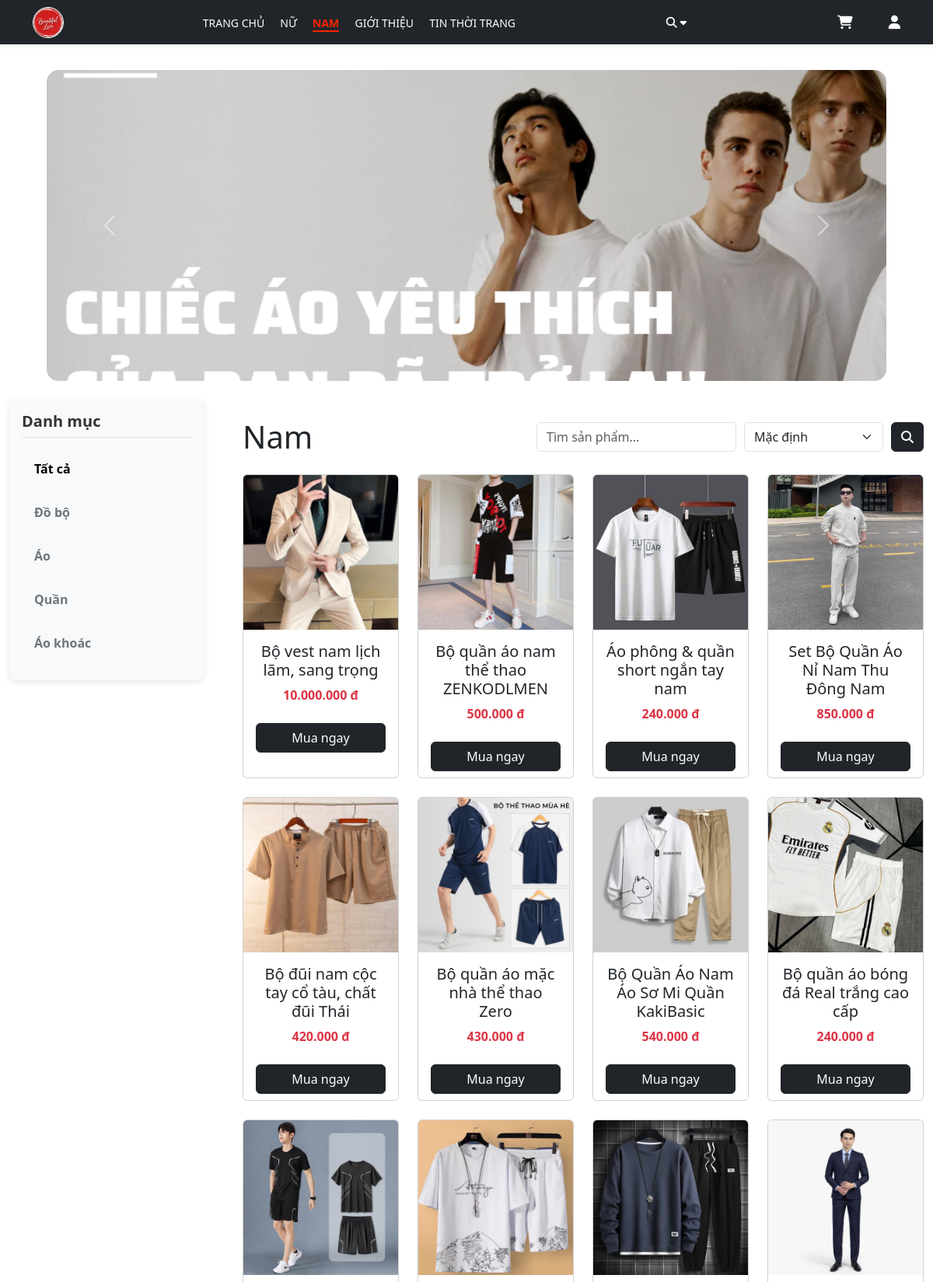
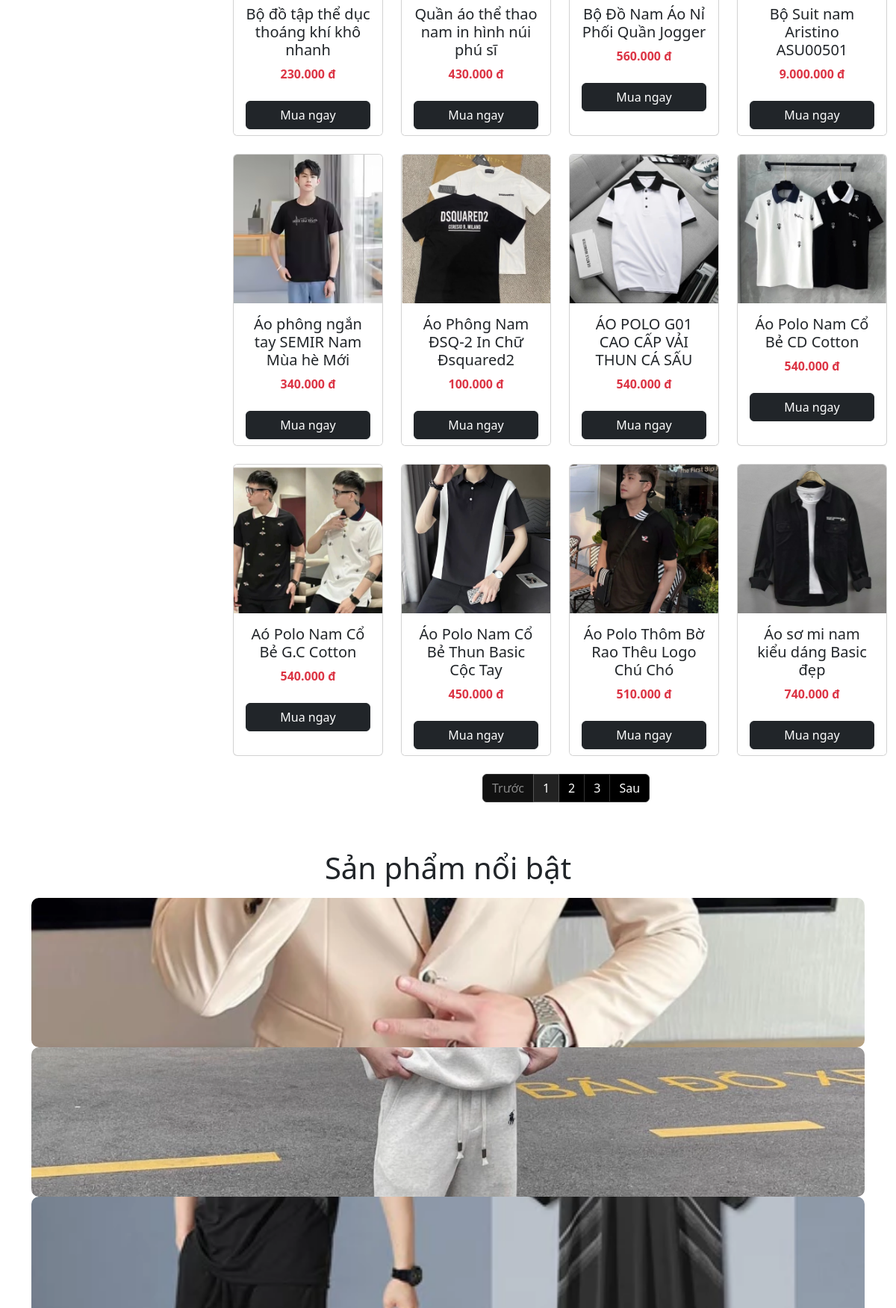
Page /category/boy.php (upper part) on the committed database (2 pictures, top to bottom).
### tables this page shows
CREATE TABLE `banner` (
  `id` int(11) NOT NULL,
  `img_url` varchar(255) NOT NULL,
  `sex` varchar(255) NOT NULL
);

CREATE TABLE `pd_boy` (
  `img_id` int(11) NOT NULL,
  `img_name` varchar(255) NOT NULL,
  `img_url` varchar(255) NOT NULL,
  `img_price` int(255) NOT NULL,
  `img_caption` text NOT NULL,
  `img_product` int(11) NOT NULL,
  `img_status` enum('good','not') NOT NULL
);

### category/boy.php (the view, shortened to what this page needs)
<?php
include 'connect.php';
$product_type = isset($_GET['type']) ? (int)$_GET['type'] : 0;
$sort = isset($_GET['sort']) ? $_GET['sort'] : 'default';
$search = isset($_GET['search']) ? trim($_GET['search']) : '';
$page = isset($_GET['page']) ? (int)$_GET['page'] : 1;
$sort_sql = "";
switch ($sort) {
    default: $sort_sql = ""; break;
}
$where = "1";
$products_per_page = 20;
$sql_count = "SELECT COUNT(*) AS total FROM pd_boy WHERE $where";
$total_products = $conn->query($sql_count)->fetch_assoc()['total'];
$total_pages = ceil($total_products / $products_per_page);
$offset = ($page - 1) * $products_per_page;
$sql_sp = "SELECT img_id, img_name, img_url, img_price FROM pd_boy WHERE $where $sort_sql LIMIT $products_per_page OFFSET $offset";
$res_sp = $conn->query($sql_sp);
?>
<!DOCTYPE html>
<html lang="vi">
<head>
    <link rel="stylesheet" href="https://cdnjs.cloudflare.com/ajax/libs/font-awesome/6.5.2/css/all.min.css">
    <link rel="stylesheet" href="https://cdn.jsdelivr.net/npm/bootstrap@5.3.0/dist/css/bootstrap.min.css">
    <link rel="stylesheet" href="../style/main.css">
    <link rel="stylesheet" href="https://cdn.jsdelivr.net/npm/swiper@9/swiper-bundle.min.css"/>
</head>
<body>
<div>
<?php include 'header.php'; ?>
<main style="padding-top:90px;">
    <div id="carouselExample" class="carousel slide custom-slide" data-bs-ride="carousel" data-bs-interval="3000">
        <div class="carousel-inner">
            <?php
            $sql_banner = "SELECT id,img_url FROM banner WHERE sex IN ('boy','unisex')";
            $res_banner = $conn->query($sql_banner);
            $first = true;
            if ($res_banner && $res_banner->num_rows > 0) {
                while ($row = $res_banner->fetch_assoc()) {
                    $active = $first ? 'active' : '';
                    $first = false;
                    echo "<div class='carousel-item $active'><img src='{$row['img_url']}' alt='Banner'></div>";
                }
            } else {
                echo "<div class='carousel-item active'><img src='default.jpg' alt='Banner'></div>";
            }
            ?>
        </div>
        <button class="carousel-control-prev" type="button" data-bs-target="#carouselExample" data-bs-slide="prev">
            <span class="carousel-control-prev-icon"></span>
        </button>
        <button class="carousel-control-next" type="button" data-bs-target="#carouselExample" data-bs-slide="next">
            <span class="carousel-control-next-icon"></span>
        </button>
    </div>
    <div class="container-fluid mt-4">
        <div class="row">
            <div class="col-md-3">
                <div class="vertical-nav-outer">
                    <div class="vertical-nav-container">
                        <h3 class="nav-title">Danh mục</h3>
                        <ul class="nav flex-column fw-bold">
                            <li class="nav-item">
                                <a class="nav-link <?=($product_type==0)?'active':''?>" href="?type=0&search=<?=urlencode($search)?>&sort=<?=$sort?>">Tất cả</a>
                            </li>
                            <li class="nav-item">
                                <a class="nav-link <?=($product_type==1)?'active':''?>" href="?type=1&search=<?=urlencode($search)?>&sort=<?=$sort?>">Đồ bộ</a>
                            </li>
                            <li class="nav-item">
                                <a class="nav-link <?=($product_type==2)?'active':''?>" href="?type=2&search=<?=urlencode($search)?>&sort=<?=$sort?>">Áo</a>
                            </li>
                            <li class="nav-item">
                                <a class="nav-link <?=($product_type==3)?'active':''?>" href="?type=3&search=<?=urlencode($search)?>&sort=<?=$sort?>">Quần</a>
                            </li>
                            <li class="nav-item">
                                <a class="nav-link <?=($product_type==4)?'active':''?>" href="?type=4&search=<?=urlencode($search)?>&sort=<?=$sort?>">Áo khoác</a>
                            </li>
                        </ul>
                    </div>
                </div>
            </div>
            <div class="col-md-9">
                <div class="d-flex justify-content-between align-items-center my-4 flex-wrap">
                    <h1 class="my-0">Nam</h1>
                    <form method="get" class="d-flex align-items-center" style="gap:10px; flex-wrap: nowrap;">
                        <input type="text" name="search" class="form-control"
                            placeholder="Tìm sản phẩm..."
                            value="<?=htmlspecialchars($search)?>" style="min-width:200px;">
                        <select name="sort" class="form-select" style="width:auto;">
                            <option value="default" <?=($sort=='default')?'selected':''?>>Mặc định</option>
                        </select>
                        <button type="submit" class="btn btn-dark"><i class="fa fa-search"></i></button>
                    </form>
                </div>
                <div class="row">
                    <?php
                    if ($res_sp && $res_sp->num_rows > 0) {
                        while ($row = $res_sp->fetch_assoc()) {
                            echo '<div class="col-md-3 col-sm-6 mb-4">';
                            echo '  <div class="card h-100">';
                            echo '      <a href="pay.php?id='.$row['img_id'].'&table=pd_boy" class="text-decoration-none text-dark">';
                            echo '          <img src="'.$row['img_url'].'" class="card-img-top" alt="'.$row['img_name'].'">';
                            echo '          <div class="card-body text-center">';
                            echo '              <h5 class="card-title">'.$row['img_name'].'</h5>';
                            echo '              <p class="card-text text-danger"><strong>'.number_format($row['img_price'],0,",",".").' đ</strong></p>';
                            echo '          </div>';
                            echo '      </a>';
                            echo '      <div class="card-footer bg-white border-0 text-center">';
                            echo '          <a href="pay.php?id='.$row['img_id'].'&table=pd_boy" class="btn btn-dark w-100">Mua ngay</a>';
                            echo '      </div>';
                            echo '  </div>';
                            echo '</div>';
                        }
                    } else {
                        echo "<p class='text-center'>Không tìm thấy sản phẩm phù hợp.</p>";
                    }
                    ?>
                </div>
                <?php if ($total_pages > 1): ?>
                    <nav>
                        <ul class="pagination justify-content-center">
                            <li class="page-item <?=($page<=1)?'disabled':''?>">
                                <a class="page-link" href="?type=<?=$product_type?>&search=<?=urlencode($search)?>&sort=<?=$sort?>&page=<?=$page-1?>">Trước</a>
                            </li>
                            <?php for($i=1;$i<=$total_pages;$i++): ?>
                                <li class="page-item <?=($i==$page)?'active':''?>">
                                    <a class="page-link" href="?type=<?=$product_type?>&search=<?=urlencode($search)?>&sort=<?=$sort?>&page=<?=$i?>"><?=$i?></a>
                                </li>
                            <?php endfor; ?>
                            <li class="page-item <?=($page>=$total_pages)?'disabled':''?>">
                                <a class="page-link" href="?type=<?=$product_type?>&search=<?=urlencode($search)?>&sort=<?=$sort?>&page=<?=$page+1?>">Sau</a>
                            </li>
                        </ul>
                    </nav>
                <?php endif; ?>
            </div>
        </div>
    </div>
    <div class="container my-5">
        <h1 class="mb-3 text-center">Sản phẩm nổi bật</h1>
        <div class="swiper mySwiper">
            <div class="swiper-wrapper">
                <?php
                $sql_featured = "SELECT img_id, img_url FROM pd_boy WHERE img_status = 1";
                $res_featured = $conn->query($sql_featured);
                if ($res_featured && $res_featured->num_rows > 0) {
                    while ($row = $res_featured->fetch_assoc()) {
                        echo '<div class="swiper-slide">';
                        echo '  <a href="pay.php?id='.$row['img_id'].'&table=pd_boy">';
                        echo '      <img src="'.$row['img_url'].'">';
                        echo '  </a>';
                        echo '</div>';
                    }
                } else {
                    echo "<p class='text-center'>Hiện chưa có sản phẩm nổi bật.</p>";
                }
                ?>
            </div>
        </div>
    </div>
</main>
</div>
</body>
</html>

### style/main.css (style rules this page uses)
.custom-slide { max-width: 90%; max-height: 400px; margin: 0 auto; border-radius: 15px; overflow: hidden; }
.custom-slide img { object-fit: cover; height: 500px; }
.vertical-nav-container { padding: 1rem; border-radius: 8px; background-color: #f8f9fa; box-shadow: 0 2px 8px rgba(0,0,0,0.1); margin-bottom: 2rem; position: sticky; top: 90px; }
.vertical-nav-container .nav-title { font-size: 1.25rem; font-weight: bold; color: #333; margin-bottom: 1rem; border-bottom: 1px solid #dee2e6; padding-bottom: 0.5rem; }
.vertical-nav-container .nav-link { color: #6c757d; padding: 0.75rem 1rem; border-radius: 4px; margin-bottom: 0.5rem; transition: all 0.3s ease; }
.pagination .page-link { background-color: black; color: white; border: 1px solid #333; }
.pagination .page-item.active .page-link { background-color: #222; color: white; border-color: #555; }
.pagination .page-item.disabled .page-link { background-color: #111; color: #888; pointer-events: none; }

### category/boy.php (style rules this page uses)
.custom-slide img { width: 100%; height: 500px; object-fit: cover; border-radius: 15px; }
.vertical-nav-outer { position: sticky; top: 100px; width: 250px; }
.vertical-nav-container { padding: 1rem; border-radius: 8px; background-color: #f8f9fa; box-shadow: 0 2px 8px rgba(0,0,0,0.1); }
.vertical-nav-container .nav-title { font-size: 1.25rem; font-weight: bold; margin-bottom: 1rem; }
.vertical-nav-container .nav-link { color:#6c757d; padding:0.75rem 1rem; border-radius:4px; margin-bottom:0.5rem; transition: all 0.3s ease; }
.vertical-nav-container .nav-link.active { font-weight: bold; color: #000 !important; }
.swiper-slide img { width:100%; height:200px; object-fit:cover; border-radius:10px; }

### category/header.php (style rules this page uses)
nav a { font-size: 14px; margin-left: 16px; color: #fff; text-decoration: none; transition: color 0.2s, border-bottom 0.2s; }

### rows in the picture
banner: img_url (picture)
pd_boy: img_url (picture), img_name "Bộ vest nam lịch lãm, sang trọng", img_price "10.000.000"
pd_boy: img_url (picture), img_name "Bộ quần áo nam thể thao ZENKODLMEN", img_price "500.000"
pd_boy: img_url (picture), img_name "Áo phông & quần short ngắn tay nam", img_price "240.000"
pd_boy: img_url (picture), img_name "Set Bộ Quần Áo Nỉ Nam Thu Đông Nam", img_price "850.000"
pd_boy: img_url (picture), img_name "Bộ đũi nam cộc tay cổ tàu, chất đũi Thái", img_price "420.000"
pd_boy: img_url (picture), img_name "Bộ quần áo mặc nhà thể thao Zero", img_price "430.000"
pd_boy: img_url (picture), img_name "Bộ Quần Áo Nam Áo Sơ Mi Quần KakiBasic", img_price "540.000"
pd_boy: img_url (picture), img_name "Bộ quần áo bóng đá Real trắng cao cấp", img_price "240.000"
pd_boy: img_url (picture), img_name "Bộ đồ tập thể dục thoáng khí khô nhanh", img_price "230.000"
pd_boy: img_url (picture), img_name "Quần áo thể thao nam in hình núi phú sĩ", img_price "430.000"
pd_boy: img_url (picture), img_name "Bộ Đồ Nam Áo Nỉ Phối Quần Jogger", img_price "560.000"
pd_boy: img_url (picture), img_name "Bộ Suit nam Aristino ASU00501", img_price "9.000.000"
pd_boy: img_url (picture), img_name "Áo phông ngắn tay SEMIR Nam Mùa hè Mới", img_price "340.000"
pd_boy: img_url (picture), img_name "Áo Phông Nam ĐSQ-2 In Chữ Đsquared2", img_price "100.000"
pd_boy: img_url (picture), img_name "ÁO POLO G01 CAO CẤP VẢI THUN CÁ SẤU", img_price "540.000"
pd_boy: img_url (picture), img_name "Áo Polo Nam Cổ Bẻ CD Cotton", img_price "540.000"
pd_boy: img_url (picture), img_name "Aó Polo Nam Cổ Bẻ G.C Cotton", img_price "540.000"
pd_boy: img_url (picture), img_name "Áo Polo Nam Cổ Bẻ Thun Basic Cộc Tay", img_price "450.000"
pd_boy: img_url (picture), img_name "Áo Polo Thôm Bờ Rao Thêu Logo Chú Chó", img_price "510.000"
pd_boy: img_url (picture), img_name "Áo sơ mi nam kiểu dáng Basic đẹp", img_price "740.000"
